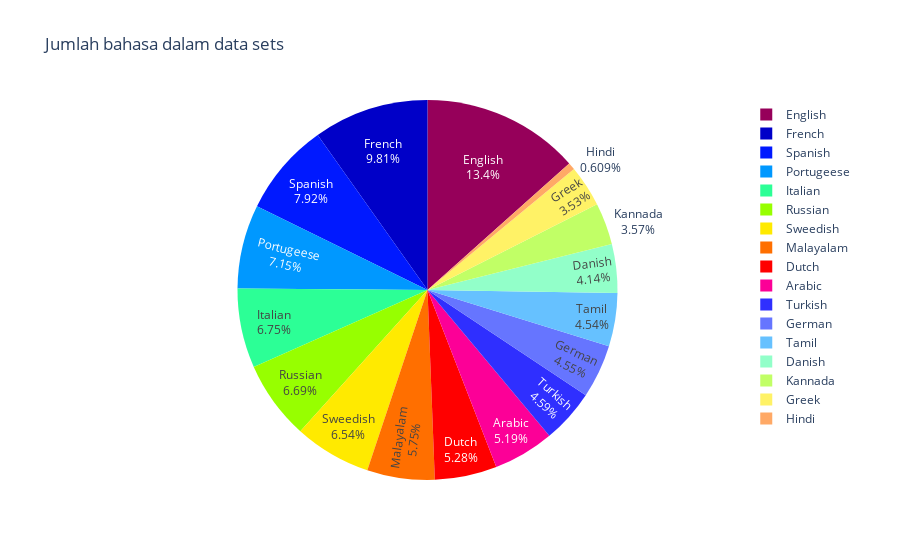

Notebook code cell kept with this figure:
### Code cell
%matplotlib inline
# jumlah stiap jenis hate speech
English = len(df[df['Language'] == 'English'])
Malayalam = len(df[df['Language'] == 'Malayalam'])
Hindi = len(df[df['Language'] == 'Hindi'])
Tamil = len(df[df['Language'] == 'Tamil'])
Portugeese = len(df[df['Language'] == 'Portugeese'])
French = len(df[df['Language'] == 'French'])
Dutch = len(df[df['Language'] == 'Dutch'])
Spanish = len(df[df['Language'] == 'Spanish'])
Greek = len(df[df['Language'] == 'Greek'])
Russian= len(df[df['Language'] == 'Russian'])
Danish = len(df[df['Language'] == 'Danish'])
Italian = len(df[df['Language'] == 'Italian'])
Turkish = len(df[df['Language'] == 'Turkish'])
Sweedish = len(df[df['Language'] == 'Sweedish'])
Arabic = len(df[df['Language'] == 'Arabic'])
German = len(df[df['Language'] == 'German'])
Kannada = len(df[df['Language'] == 'Kannada'])

jenis = ['English', 'Malayalam', 'Hindi', 'Tamil', 'Portugeese', 'French',
       'Dutch', 'Spanish', 'Greek', 'Russian', 'Danish', 'Italian',
       'Turkish', 'Sweedish', 'Arabic', 'German', 'Kannada']
count = [English, Malayalam, Hindi, Tamil, Portugeese, French,
       Dutch, Spanish, Greek, Russian, Danish, Italian,
       Turkish, Sweedish, Arabic, German, Kannada]

fig = px.pie(names = jenis,
             values = count, 
             title = 'Jumlah bahasa dalam data sets',
             color_discrete_sequence = px.colors.sequential.Rainbow)
fig.update_traces(textinfo='percent+label')
fig.show()

### Figure 1 — Plotly figure (JSON) as saved in the notebook; plotly's stock layout.template omitted (floating-point values rounded to 4 significant figures)
{"data": [{"domain": {"x": [0, 1], "y": [0, 1]}, "hovertemplate": "label=%{label}<br>value=%{value}<extra></extra>", "labels": ["English", "Malayalam", "Hindi", "Tamil", "Portugeese", "French", "Dutch", "Spanish", "Greek", "Russian", "Danish", "Italian", "Turkish", "Sweedish", "Arabic", "German", "Kannada"], "legendgroup": "", "name": "", "showlegend": true, "textinfo": "percent+label", "type": "pie", "values": [1385, 594, 63, 469, 739, 1014, 546, 819, 365, 692, 428, 698, 474, 676, 536, 470, 369]}], "layout": {"legend": {"tracegroupgap": 0}, "piecolorway": ["rgb(150,0,90)", "rgb(0,0,200)", "rgb(0,25,255)", "rgb(0,152,255)", "rgb(44,255,150)", "rgb(151,255,0)", "rgb(255,234,0)", "rgb(255,111,0)", "rgb(255,0,0)"], "title": {"text": "Jumlah bahasa dalam data sets"}}}
